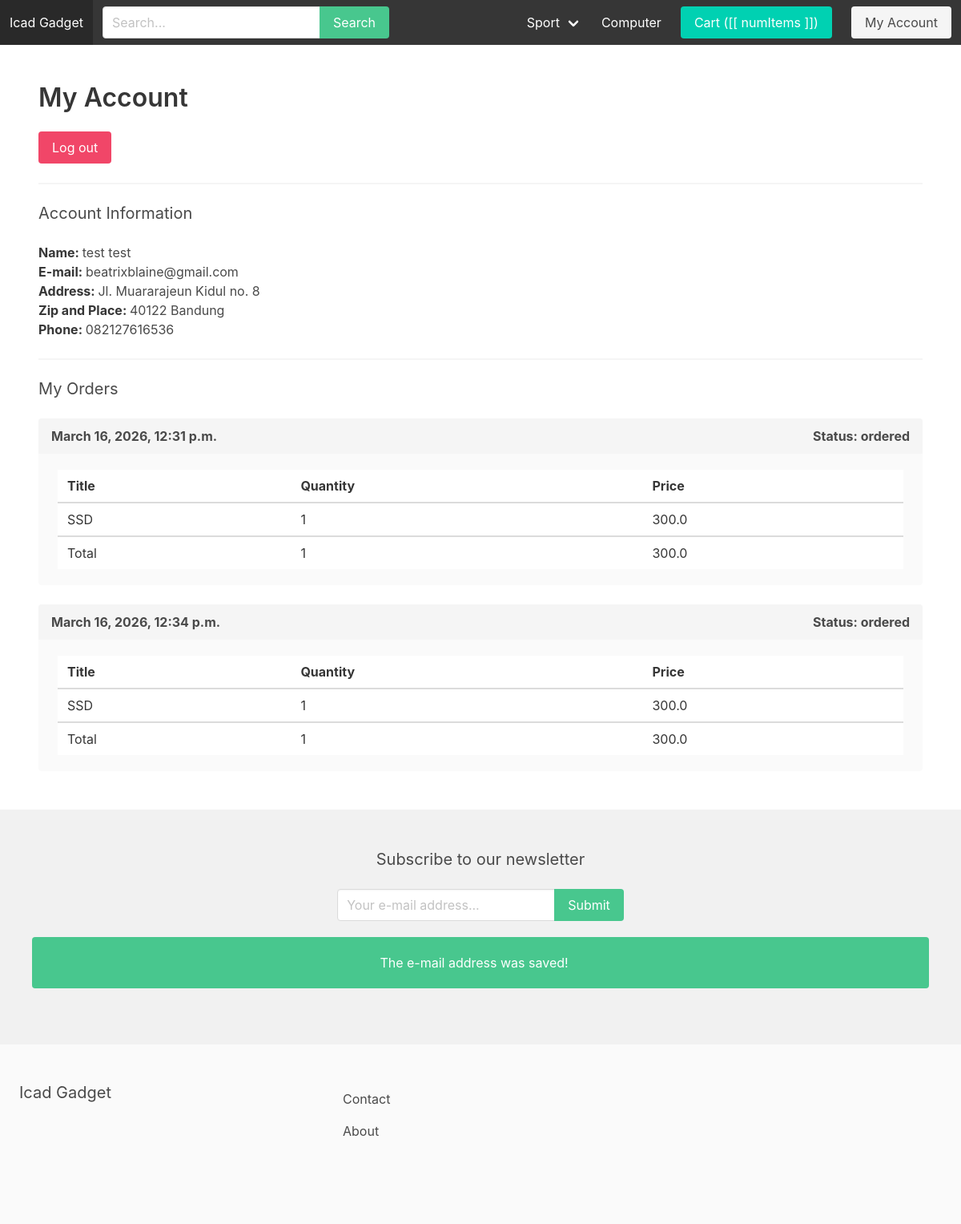
Screenshot of /myaccount/ (signed in) with the database file from the repository.
### apps/store/models.py (models this page shows, shortened)
class Category(models.Model):
    parent = models.ForeignKey('self', related_name='children', on_delete=models.CASCADE, blank=True, null=True)
    title = models.CharField(max_length=255)
    slug = models.SlugField(max_length=255)
    ordering = models.IntegerField(default=0)
    is_featured = models.BooleanField(default=False)
    class Meta:
        verbose_name_plural = 'Categories'
        ordering = ('ordering',)

class Product(models.Model):
    category = models.ForeignKey(Category, related_name='products', on_delete=models.CASCADE)
    parent = models.ForeignKey('self', related_name='variants', on_delete=models.CASCADE, blank=True, null=True)
    title = models.CharField(max_length=255)
    slug = models.SlugField(max_length=255)
    description = models.TextField(blank=True, null=True)
    price = models.FloatField()
    is_featured = models.BooleanField(default=False)
    num_available = models.IntegerField(default=1)
    num_visits = models.IntegerField(default=0)
    last_visit = models.DateTimeField(blank=True, null=True)
    image = models.ImageField(upload_to='uploads/', blank=True, null=True)
    thumbnail = models.ImageField(upload_to='uploads/', blank=True, null=True)
    date_added = models.DateTimeField(auto_now_add=True)
    class Meta:
        ordering = ('-date_added',)

### apps/userprofile/models.py (models this page shows, shortened)
class Userprofile(models.Model):
    user = models.OneToOneField(User, related_name='userprofile', on_delete=models.CASCADE)
    address = models.CharField(max_length=255, blank=True, null=True)
    zipcode = models.CharField(max_length=255, blank=True, null=True)
    place = models.CharField(max_length=255, blank=True, null=True)
    phone = models.CharField(max_length=255, blank=True, null=True)

### apps/order/models.py (models this page shows, shortened)
class Order(models.Model):
    ORDERED = 'ordered'
    SHIPPED = 'shipped'
    ARRIVED = 'arrived'
    STATUS_CHOICES = (
        (ORDERED, 'Ordered'),
        (SHIPPED, 'Shipped'),
        (ARRIVED, 'Arrived')
    )
    user = models.ForeignKey(User, related_name='orders', on_delete=models.SET_NULL, blank=True, null=True)
    first_name = models.CharField(max_length=100)
    last_name = models.CharField(max_length=100)
    email = models.CharField(max_length=100)
    address = models.CharField(max_length=100)
    zipcode = models.CharField(max_length=100)
    place = models.CharField(max_length=100)
    phone = models.CharField(max_length=100)
    created_at = models.DateTimeField(auto_now_add=True)
    paid = models.BooleanField(default=False)
    paid_amount = models.FloatField(blank=True, null=True)
    used_coupon = models.CharField(max_length=50, blank=True, null=True)
    payment_intent = models.CharField(max_length=255)
    stripe_checkout_id = models.CharField(max_length=255, blank=True, null=True, unique=True)
    shipped_date = models.DateTimeField(blank=True, null=True)
    status = models.CharField(max_length=20, choices=STATUS_CHOICES, default=ORDERED)
    def get_total_quantity(self):
        return sum(int(item.quantity) for item in self.items.all())

class OrderItem(models.Model):
    order = models.ForeignKey(Order, related_name='items', on_delete=models.CASCADE)
    product = models.ForeignKey(Product, related_name='items', on_delete=models.DO_NOTHING)
    price = models.FloatField()
    quantity = models.IntegerField(default=1)

### apps/userprofile/views.py (the view)
# urls.py: path('myaccount/', myaccount, name='myaccount'),
@login_required
def myaccount(request):
    return render(request, 'myaccount.html')

### apps/cart/cart.py (called while the page is built, shortened)
    def __iter__(self):
        product_ids = list(self.cart.keys())
        products = Product.objects.filter(id__in=product_ids)
        product_map = {str(p.id): p for p in products}

    def get_total_length(self):
        return sum(int(item['quantity']) for item in self.cart.values())

    def get_total_cost(self):
        return sum(item['total_price'] for item in self)

### apps/cart/context_processors.py (called while the page is built)
def cart(request):
    return {'cart': Cart(request)}

### apps/store/context_processors.py (called while the page is built)
def menu_categories(request):
    categories = Category.objects.filter(parent=None)
    return {'menu_categories': categories}

### apps/userprofile/templates/myaccount.html (shortened to what this page needs)
{% extends 'base.html' %}
{% block content %}
    <h1 class="title">My Account</h1>
    <form method="POST" action="{% url 'logout' %}">
        <button type="submit" class="button is-danger">Log out</button>
    </form>
    <hr>
    <h2 class="subtitle">Account Information</h2>
    <p><strong>Name: </strong>{{ request.user.get_full_name }}</p>
    <p><strong>E-mail: </strong>{{ request.user.email }}</p>
    <p><strong>Address: </strong>{{ request.user.userprofile.address }}</p>
    <p><strong>Zip and Place: </strong>{{ request.user.userprofile.zipcode }} {{ request.user.userprofile.place }}</p>
    <p><strong>Phone: </strong>{{ request.user.userprofile.phone }}</p>
    <hr>
    <h2 class="subtitle">My Orders</h2>
    {% for order in request.user.orders.all %}
        <article class="message is-light">
            <div class="message-header">
                <p>{{ order.created_at }}</p>
                <p><strong>Status: </strong>{{ order.status }}</p>
            </div>
            <div class="message-body">
                <table class="table is-striped is-fullwidth">
                    <thead>
                        <tr>
                            <th>Title</th>
                            <th>Quantity</th>
                            <th>Price</th>
                        </tr>
                    </thead>
                    <tbody>
                        {% for item in order.items.all %}
                            <tr>
                                <td>{{ item.product.title }}</td>
                                <td>{{ item.quantity }}</td>
                                <td>{{ item.price }}</td>
                            </tr>
                        {% endfor %}
                    </tbody>
                    <tfoot>
                        <tr>
                            <td>Total</td>
                            <td>{{ order.get_total_quantity }}</td>
                            <td>{{ order.paid_amount }}</td>
                        </tr>
                    </tfoot>
                </table>
            </div>
        </article>
    {% empty %}
        <p>You don't have any order yet!</p>
    {% endfor %}
{% endblock %}

### apps/core/templates/base.html (shortened to what this page needs)
{% load static %}
<!DOCTYPE html>
<html lang="en">
    <head>
        <link rel="stylesheet" href="https://cdn.jsdelivr.net/npm/bulma@0.9.0/css/bulma.min.css">
        <link rel="stylesheet" href="{% static 'main.css' %}">
    </head>
    <body>
        <nav class="navbar is-dark" id="navbarapp">
            <div class="navbar-brand">
                <a class="navbar-item" href="{% url 'frontpage' %}">Icad Gadget</a>
            </div>
            <div id="main-navbar" class="navbar-menu" :class="{ 'is-active': menuClass }">
                <div class="navbar-start">
                    <div class="navbar-item">
                        <form method="get" action="{% url 'search' %}">
                            <div class="field has-addons">
                                <div class="control">
                                    <input type="text" class="input" placeholder="Search..." name="query">
                                </div>
                                <div class="control">
                                    <button class="button is-success">Search</button>
                                </div>
                            </div>
                        </form>
                    </div>
                </div>
                <div class="navbar-end">
                    {% for category in menu_categories %}
                        {% if not category.children.all %}
                            <a href="{% url 'category_detail' category.slug %}" class="navbar-item">{{ category.title }}</a>
                        {% else %}
                            <div class="navbar-item has-dropdown is-hoverable">
                                <a href="{% url 'category_detail' category.slug %}" class="navbar-link">{{ category.title }}</a>
                            </div>
                        {% endif %}
                    {% endfor %}
                    <div class="navbar-item">
                        <a href="{% url 'cart' %}" class="button is-primary">Cart ([[ numItems ]])</a>
                    </div>
                    {% if request.user.is_authenticated %}
                        <div class="navbar-item">
                            <a href="{% url 'myaccount' %}" class="button is-light">My Account</a>
                        </div>
                    {% endif %}
                </div>
            </div>
        </nav>
        <section class="section">
            {% block content %}
            {% endblock %}
        </section>
        {% include 'parts/newsletter.html' %}
        <footer class="footer">
            <div class="columns">
                <div class="column is-4">
                    <h2 class="subtitle">Icad Gadget</h2>
                </div>
                <div class="column is-8">
                    <a href="{% url 'contact' %}" class="navbar-item">Contact</a>
                    <a href="{% url 'about' %}" class="navbar-item">About</a>
                </div>
            </div>
        </footer>
    </body>
</html>

### rows the page displays
Category: title "Sport"
Category: title "Computer"
Order: created_at "March 16, 2026, 12:31 p.m.", status "ordered", get_total_quantity "1", paid_amount "300.0"
OrderItem: product "SSD", quantity "1", price "300.0"
Order: created_at "March 16, 2026, 12:34 p.m.", status "ordered", get_total_quantity "1", paid_amount "300.0"
OrderItem: product "SSD", quantity "1", price "300.0"

### other values shown
{{ request.user.get_full_name }} "test test"
{{ request.user.email }} "beatrixblaine@gmail.com"
{{ request.user.userprofile.address }} "Jl. Muararajeun Kidul no. 8"
{{ request.user.userprofile.zipcode }} "40122"
{{ request.user.userprofile.place }} "Bandung"
{{ request.user.userprofile.phone }} "082127616536"
